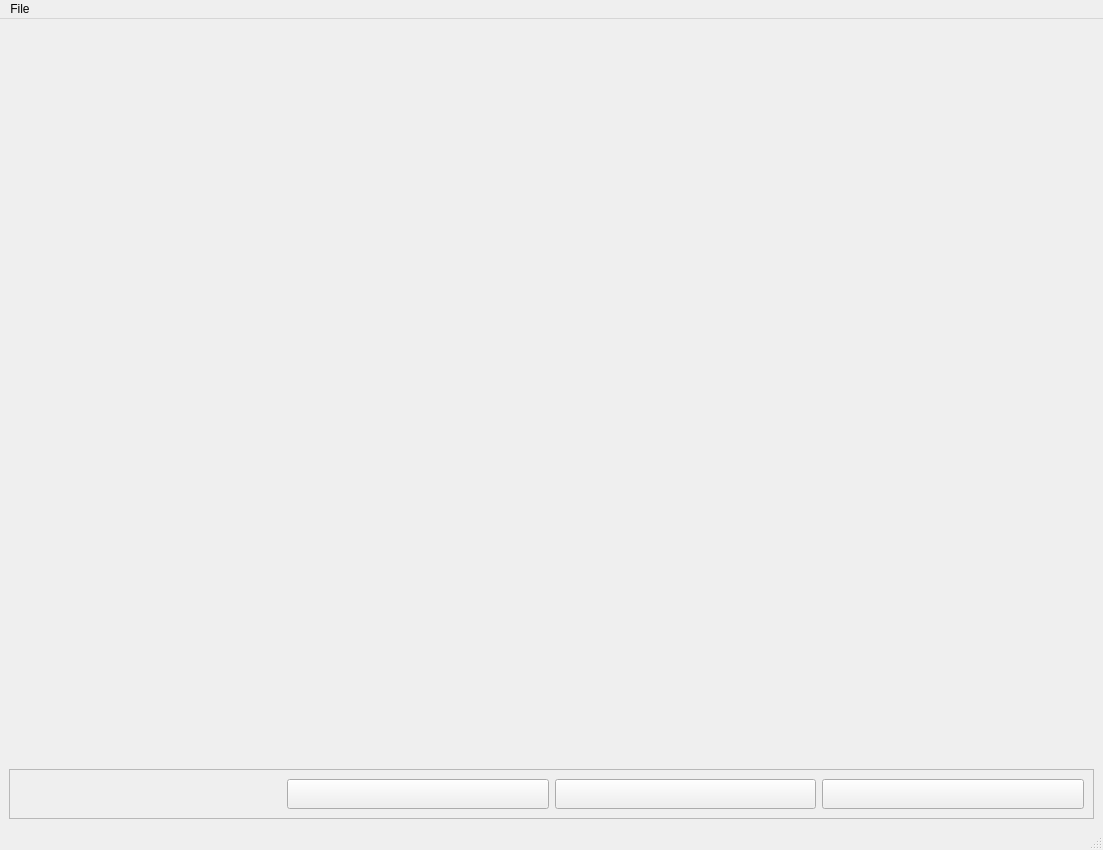
<?xml version="1.0" encoding="UTF-8"?>
<ui version="4.0">
 <class>MainWindow</class>
 <widget class="QMainWindow" name="MainWindow">
  <property name="geometry">
   <rect>
    <x>0</x>
    <y>0</y>
    <width>1103</width>
    <height>850</height>
   </rect>
  </property>
  <property name="sizePolicy">
   <sizepolicy hsizetype="Fixed" vsizetype="Fixed">
    <horstretch>200</horstretch>
    <verstretch>200</verstretch>
   </sizepolicy>
  </property>
  <property name="windowTitle">
   <string>MainWindow</string>
  </property>
  <property name="windowIcon">
   <iconset resource="icons.qrc">
    <normaloff>:/icons/player.png</normaloff>:/icons/player.png</iconset>
  </property>
  <widget class="QWidget" name="centralwidget">
   <layout class="QVBoxLayout" name="verticalLayout">
    <item>
     <widget class="Phonon::VideoPlayer" name="videoPlayer">
      <property name="sizePolicy">
       <sizepolicy hsizetype="Preferred" vsizetype="Preferred">
        <horstretch>0</horstretch>
        <verstretch>0</verstretch>
       </sizepolicy>
      </property>
      <property name="maximumSize">
       <size>
        <width>2000</width>
        <height>1000</height>
       </size>
      </property>
     </widget>
    </item>
    <item>
     <widget class="Phonon::SeekSlider" name="seekSlider">
      <property name="maximumSize">
       <size>
        <width>2000</width>
        <height>50</height>
       </size>
      </property>
     </widget>
    </item>
    <item>
     <widget class="QFrame" name="frame">
      <property name="maximumSize">
       <size>
        <width>2000</width>
        <height>50</height>
       </size>
      </property>
      <property name="frameShape">
       <enum>QFrame::StyledPanel</enum>
      </property>
      <property name="frameShadow">
       <enum>QFrame::Raised</enum>
      </property>
      <layout class="QHBoxLayout" name="horizontalLayout">
       <item>
        <widget class="Phonon::VolumeSlider" name="volumeSlider">
         <property name="maximumSize">
          <size>
           <width>400</width>
           <height>50</height>
          </size>
         </property>
        </widget>
       </item>
       <item>
        <widget class="QPushButton" name="play_PB">
         <property name="maximumSize">
          <size>
           <width>2000</width>
           <height>50</height>
          </size>
         </property>
         <property name="text">
          <string/>
         </property>
         <property name="icon">
          <iconset resource="icons.qrc">
           <normaloff>:/icons/play.png</normaloff>:/icons/play.png</iconset>
         </property>
        </widget>
       </item>
       <item>
        <widget class="QPushButton" name="pause_PB">
         <property name="maximumSize">
          <size>
           <width>2000</width>
           <height>50</height>
          </size>
         </property>
         <property name="text">
          <string/>
         </property>
         <property name="icon">
          <iconset resource="icons.qrc">
           <normaloff>:/icons/pause.png</normaloff>:/icons/pause.png</iconset>
         </property>
        </widget>
       </item>
       <item>
        <widget class="QPushButton" name="stop_PB">
         <property name="maximumSize">
          <size>
           <width>2000</width>
           <height>50</height>
          </size>
         </property>
         <property name="text">
          <string/>
         </property>
         <property name="icon">
          <iconset resource="icons.qrc">
           <normaloff>:/icons/stop.png</normaloff>:/icons/stop.png</iconset>
         </property>
        </widget>
       </item>
      </layout>
     </widget>
    </item>
   </layout>
  </widget>
  <widget class="QMenuBar" name="menubar">
   <property name="geometry">
    <rect>
     <x>0</x>
     <y>0</y>
     <width>1103</width>
     <height>26</height>
    </rect>
   </property>
   <widget class="QMenu" name="menuFile">
    <property name="title">
     <string>File</string>
    </property>
    <addaction name="actionOpen"/>
   </widget>
   <addaction name="menuFile"/>
  </widget>
  <widget class="QStatusBar" name="statusbar"/>
  <action name="actionOpen">
   <property name="text">
    <string>Open</string>
   </property>
  </action>
 </widget>
 <customwidgets>
  <customwidget>
   <class>Phonon::VideoPlayer</class>
   <extends>QWidget</extends>
   <header location="global">phonon/videoplayer.h</header>
  </customwidget>
  <customwidget>
   <class>Phonon::SeekSlider</class>
   <extends>QWidget</extends>
   <header location="global">phonon/seekslider.h</header>
  </customwidget>
  <customwidget>
   <class>Phonon::VolumeSlider</class>
   <extends>QWidget</extends>
   <header location="global">phonon/volumeslider.h</header>
  </customwidget>
 </customwidgets>
 <resources>
  <include location="icons.qrc"/>
 </resources>
 <connections/>
</ui>
